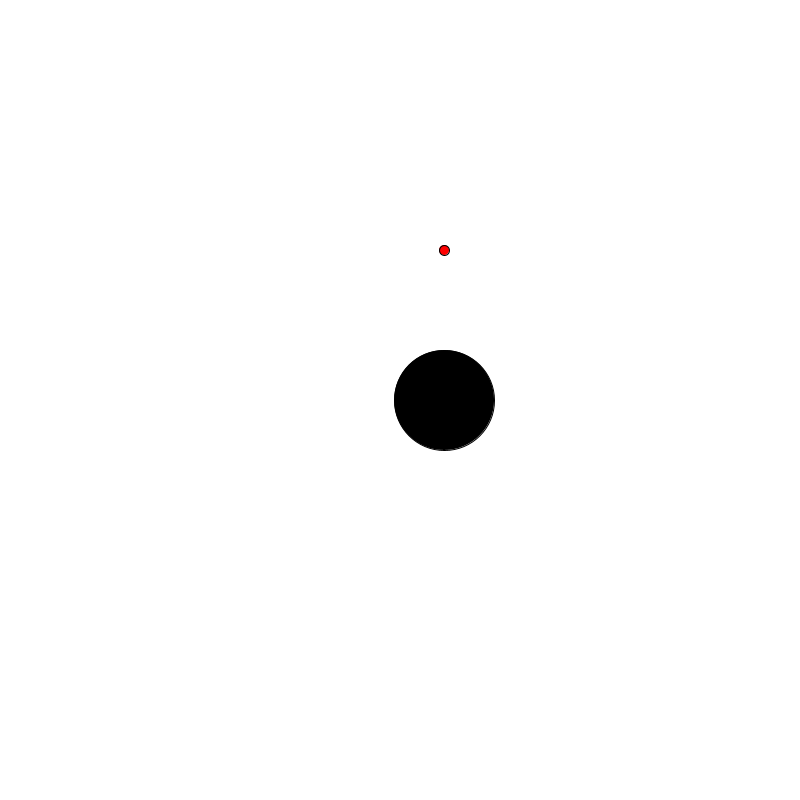
Frame 1 (no input)
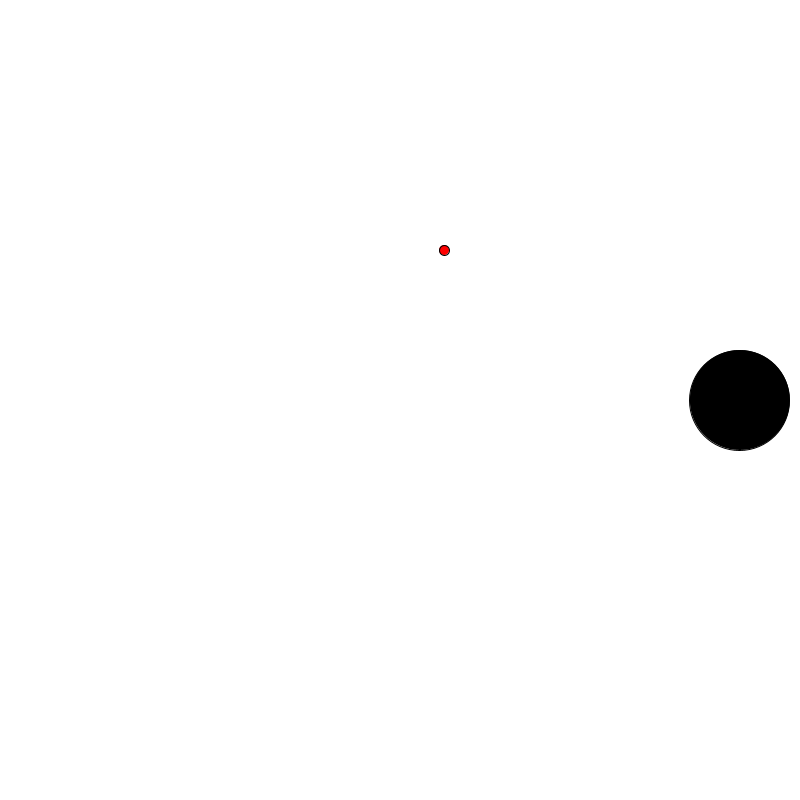
Frame 60 (the mouse pressed at the canvas centre just before this capture)
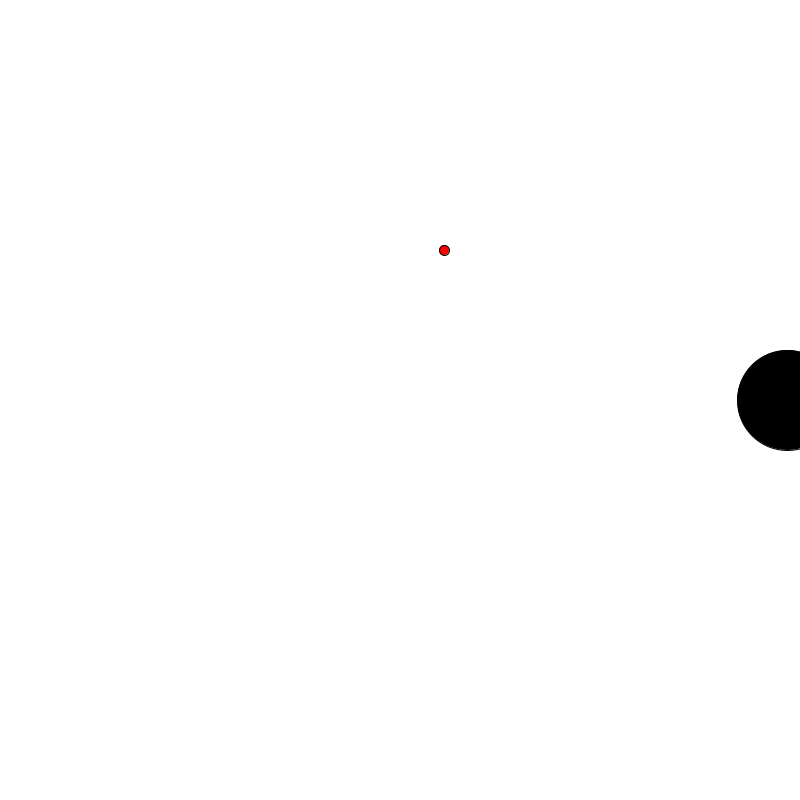
Frame 120 (the mouse held since frame 60 and released just before this capture)

The Processing sketch that drew these frames (run headless with seeded random() and noise(); from frame 60 on, the mouse is pressed at the canvas centre):

// Processing sketch: Batuhan_Seyhan_Question
// ── Batuhan_Seyhan_Question.pde
float xmove;
float xBornPos;
boolean isShowed;


void setup() {
  surface.setLocation(100, 100);
  size(800, 800);
  xmove = 0;
  isShowed = false;
}

void draw() {
  background(255); 

  xmove = (width/2) + sin(millis() * 0.0008) * (width / 2);

  fill(0);
  circle(xmove, height/2, 100);

  if (xmove > 400 && xmove < 500 && isShowed == false) {
    isShowed = true;
    xBornPos = xmove;
  }

  if (isShowed == true) {
    fill(255, 0, 0);
    circle(xBornPos, height/2 - 150, 10);
  }
}
